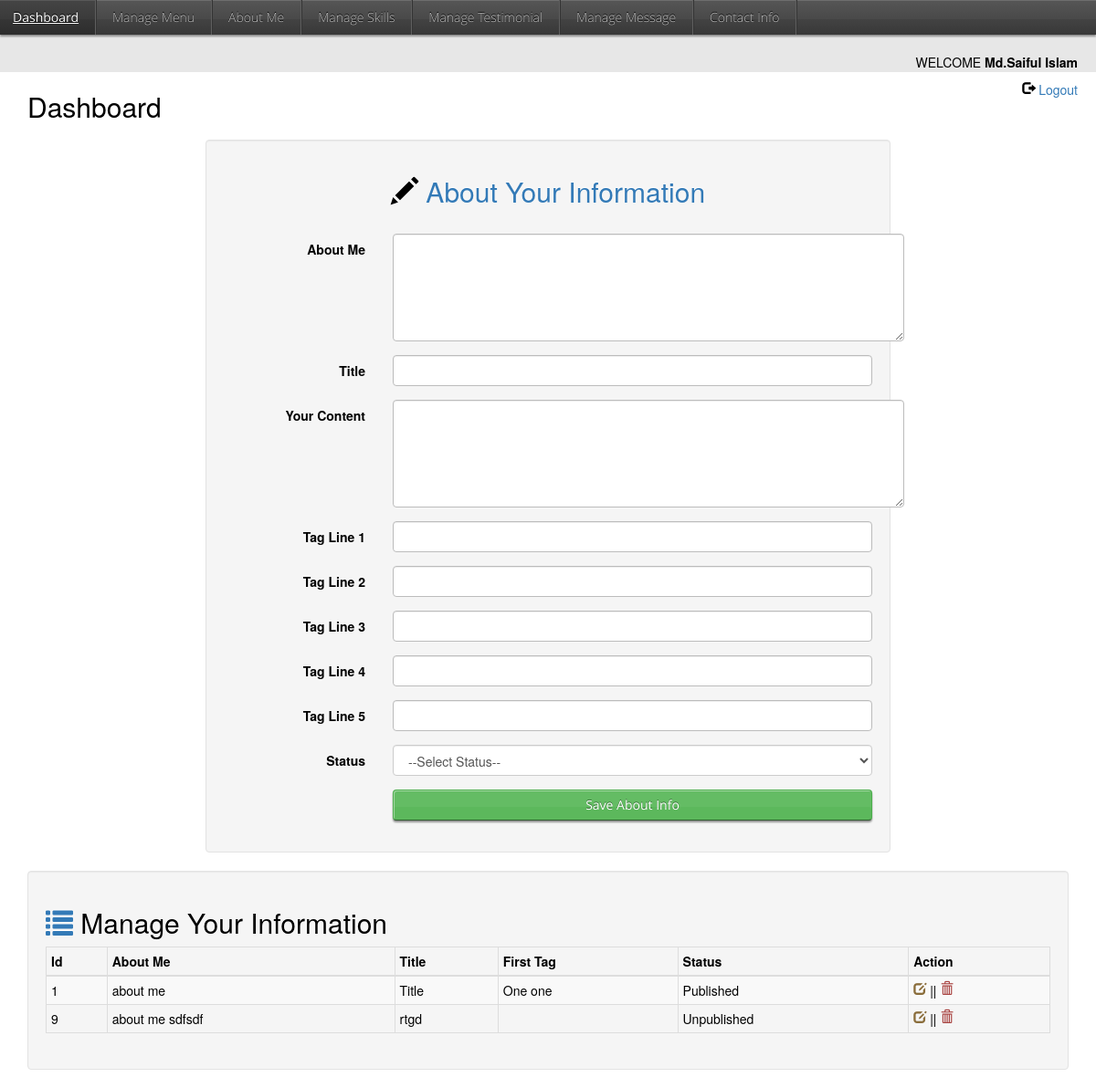
Screenshot of /admin/about-me.php (signed in) with the database file from the repository.
### tables this page shows
CREATE TABLE `about_me` (
  `id` int(2) NOT NULL,
  `about_me` varchar(255) NOT NULL,
  `title` varchar(255) NOT NULL,
  `content` text NOT NULL,
  `tag_one` varchar(255) NOT NULL,
  `tag_two` varchar(255) NOT NULL,
  `tag_three` varchar(255) NOT NULL,
  `tag_four` varchar(255) NOT NULL,
  `tag_five` varchar(255) NOT NULL,
  `status` tinyint(1) NOT NULL
);

### admin/Database.php (called while the page is built, shortened)
<?php
	class Database{
		public function __construct(){
			$this->conn=new mysqli("localhost", "root", "", "portfolio");
		}
	}
?>

### admin/AboutMe.php (called while the page is built, shortened)
<?php
require_once'Database.php';
class AboutMe extends Database{
	public function queryExecution($sql, $status=NULL){
		if (mysqli_query($this->conn, $sql)) {
			if ($status) {
				$queryResult=mysqli_query($this->conn, $sql);
				return $queryResult;
			}
		}else{
			die('Query Errors'.$this->conn->error);
		}
	}
	public function getAboutInfo(){
		$sql="SELECT * FROM about_me";
		$status='about_me';
		return $queryResult=$this->queryExecution($sql,$status);
	}
}
?>

### admin/about-me.php (the view, shortened to what this page needs)
<?php
require_once'AboutMe.php';
 $aboutMe=new AboutMe();
    $aboutInfoResult=$aboutMe->getAboutInfo();
?>
<!DOCTYPE html>
<html>
<head>
	<link rel="stylesheet" type="text/css" href="adminstyle.css">
	<link href="../css/bootstrap.min.css" rel="stylesheet" type="text/css">
</head>
<body>
<?php include("dashboard_menu.php"); ?>
<div class="container">
<h2>Dashboard</h2>
	<div class="row">
		<div class="col-md-8 col-md-offset-2">
		<?php
		if (isset($_GET['update'])){?>
		<?php
		$id=$_GET['update'];
		$aboutResultById=$aboutMe->getDataById("$id");
		$aboutResultById=mysqli_fetch_assoc($aboutResultById);
		extract($aboutResultById);
		?>
			<div class="well">
				<a href="about-me.php">&laquo; Back</a>
			<h2 class="text-primary text-center"><span class="glyphicon glyphicon-edit text-warning"></span>  Update about Information</h2><br/>
		<form class="form-horizontal" action="" method="POST">
			<div class="form-group">
				<label class="col-md-3 control-label">About Me</label>
				<div class="col-md-9">
					<textarea name="about_me" cols="71" rows="5"><?php echo $about_me?>
					</textarea>
				</div>
			</div>
			<div class="form-group">
				<label class="col-md-3 control-label">Title</label>
				<div class="col-md-9">
					<input type="text" name="title" value="<?php echo $title;?>" class="form-control">
				</div>
			</div>
			<div class="form-group">
				<label class="col-md-3 control-label">Your Content</label>
				<div class="col-md-9">
					<textarea name="content" cols="71" rows="5"><?php echo $content;?>
					</textarea>
				</div>
			</div>
			<div class="form-group">
				<label class="col-md-3 control-label"> Tag Line 1</label>
				<div class="col-md-9">
					<input type="text" name="tag_one" value="<?=$tag_one?>" class="form-control">
				</div>
			</div>
			<div class="form-group">
				<label class="col-md-3 control-label"> Tag Line 2</label>
				<div class="col-md-9">
					<input type="text" name="tag_two" value="<?=$tag_two;?>" class="form-control">
				</div>
			</div>
			<div class="form-group">
				<label class="col-md-3 control-label"> Tag Line 3</label>
				<div class="col-md-9">
					<input type="text" name="tag_three" value="<?=$tag_three?>" class="form-control">
				</div>
			</div>
			<div class="form-group">
				<label class="col-md-3 control-label"> Tag Line 4</label>
				<div class="col-md-9">
					<input type="text" name="tag_four" value="<?=$tag_four?>" class="form-control">
				</div>
			</div>
			<div class="form-group">
				<label class="col-md-3 control-label"> Tag Line 5</label>
				<div class="col-md-9">
					<input type="text" name="tag_five" value="<?=$tag_five?>" class="form-control">
				</div>
			</div>
			<div class="form-group">
				<label class="col-md-3 control-label"> Status</label>
				<div class="col-md-9">
					<select name="status" class="form-control">
						<option>--Select Status--</option>
						<option value="1" <?php echo $status==1?"selected":""; ?> >Publish</option>
						<option value="0" <?php echo $status==0?"selected":""; ?>>Unpublish</option>
					</select>
				</div>
			</div>
			<div class="form-group">
				<div class="col-md-9 col-md-offset-3">
					<input type="hidden" name="updateId" value="<?=$id;?>">
					<input type="submit" name="update" value="Update Info" class="btn btn-success btn-block">
				</div>
			</div>
			</div>
		</form>
		<?php }else{?>
		<div class="well">
			<h2 class="text-primary text-center"><span class="	glyphicon glyphicon-pencil"></span> About Your Information </h2><br/>
		<form class="form-horizontal" action="" method="POST" enctype="multipart/form-data">
			<div class="form-group">
				<label class="col-md-3 control-label">About Me</label>
				<div class="col-md-9">
					<textarea name="about_me" cols="71" rows="5"></textarea>
				</div>
			</div>
			<div class="form-group">
				<label class="col-md-3 control-label">Title</label>
				<div class="col-md-9">
					<input type="text" name="title" class="form-control">
				</div>
			</div>
			<div class="form-group">
				<label class="col-md-3 control-label">Your Content</label>
				<div class="col-md-9">
					<textarea name="content" cols="71" rows="5"></textarea>
				</div>
			</div>
			<div class="form-group">
				<label class="col-md-3 control-label"> Tag Line 1</label>
				<div class="col-md-9">
					<input type="text" name="tag_one" class="form-control">
				</div>
			</div>
			<div class="form-group">
				<label class="col-md-3 control-label"> Tag Line 2</label>
				<div class="col-md-9">
					<input type="text" name="tag_two" class="form-control">
				</div>
			</div>
			<div class="form-group">
				<label class="col-md-3 control-label"> Tag Line 3</label>
				<div class="col-md-9">
					<input type="text" name="tag_three" class="form-control">
				</div>
			</div>
			<div class="form-group">
				<label class="col-md-3 control-label"> Tag Line 4</label>
				<div class="col-md-9">
					<input type="text" name="tag_four" class="form-control">
				</div>
			</div>
			<div class="form-group">
				<label class="col-md-3 control-label"> Tag Line 5</label>
				<div class="col-md-9">
					<input type="text" name="tag_five" class="form-control">
				</div>
			</div>
			<div class="form-group">
				<label class="col-md-3 control-label"> Status</label>
				<div class="col-md-9">
					<select name="status" class="form-control">
						<option>--Select Status--</option>
					</select>
				</div>
			</div>
			<div class="form-group">
				<div class="col-md-9 col-md-offset-3">
					<input type="submit" name="submit" value="Save About Info" class="btn btn-success btn-block">
				</div>
			</div>
		</form>
		</div>
		<?php };?>
		</div>
	</div>
	<div class="row">
		<div class="col-md-12">
			<div class="well">
				<h2><span class="glyphicon glyphicon-list text-center text-primary"></span>  Manage Your Information</h2>
			<table class="table table-bordered table-striped table-hover table-condensed ">
				<thead>
					<tr>
						<th>Id </th>
						<th>About Me </th>
						<th>Title</th>
						<th>First Tag </th>
						<th>Status </th>
						<th>Action </th>
					</tr>
				</thead>
				<tbody>
					<?php
      while($aboutInfo=mysqli_fetch_assoc($aboutInfoResult )) {
        extract($aboutInfo);
        ?>
        <tr>
        <td><?php echo $id;?></td>
        <td><?php echo $about_me;?></td>
        <td><?php echo $title;?></td>
        <td><?php echo $tag_one;?></td>
        <td><?php echo $status==1?"Published":"Unpublished";?> </td>
        <td>
        <a href="?update=<?php echo $id;?>"><span class="glyphicon glyphicon-edit text-warning"></span></a> ||
        <a href="?delete=<?php echo $id;?>" onclick=" return confirm('Realy Do You Want to delete Parmanently ? Can not Undo !')" ><span class="glyphicon glyphicon-trash text-danger"></span></a>
        </td>
      </tr>
      <?php }
      ?>
				</tbody>
			</table>
			</div>
		</div>
	</div>
</div>
</body>
</html>

### admin/adminstyle.css (style rules this page uses)
html, body, div, span, applet, object, iframe, h1, h2, h3, h4, h5, h6, p, blockquote, pre, a, abbr, acronym, address, big, cite, code, del, dfn, em, img, ins, kbd, q, s, samp, small, strike, strong, sub, sup, tt, var, b, u, i, center, dl, dt, dd, ol, ul, li, fieldset, form, label, legend, table, caption, tbody, tfoot, thead, tr, th, td, article, aside, canvas, details, embed, figure, figcaption, footer, header, hgroup, menu, nav, output, ruby, section, summary, time, mark, audio, video { border: 0 none; font: inherit; margin: 0 auto; padding: 0; vertical-align: top; color: #000000; }
table thead th { font-weight: bold; }
* { -webkit-box-sizing:border-box; -moz-box-sizing:border-box; box-sizing:border-box; }
html,body { height: 100%; }
body, input, button, textarea, select, option { font-family: 'Open Sans Light', sans; }
body { background-color: #f7f7f7; color: #333; font-size: 15px; }
h1, h2, h3, h4 { color: #222; font-family: 'Open Sans', sans; margin-bottom: 4px; text-shadow: 0 -1px #fff; }
h2 { font-size: 24px; }
.btn { border: 1px solid #383838; border-bottom: 1px solid rgba(1,1,1,0.5)!important; border-radius: 6px 6px 6px 6px; box-shadow: 1px 1px 0 rgba(255,255,255,0.4) inset, 0 2px 2px rgba(0, 0, 0, 0.4), 0 18px 0 rgba(255, 255, 255, 0.05) inset; color: #FFFFFF; cursor: pointer; display: inline-block; font-family: 'Open Sans',sans; font-size: 15px; margin-bottom: 9px; margin-right: 1px; padding: 6px 20px; outline: 0 none; text-decoration: none; text-shadow: 0 -1px rgba(1,1,1,0.4); vertical-align: top; }
input[type="text"], input[name="text"], select, textarea { border: 1px solid #BCBCBC; border-radius: 4px 4px 4px 4px; box-shadow: 0 1px 1px rgba(0, 0, 0, 0.075) inset; display: inline-block; padding: 8px 6px; outline: 0 none; margin-right: 1px; vertical-align: top; }
select { padding-right: 8px; }

### rows the page displays
about_me: id "1", about_me "about me", title "Title", tag_one "One one", status "Published"
about_me: id "9", about_me "about me sdfsdf", title "rtgd", status "Unpublished"

### other values shown
$_SESSION['name'] "Md.Saiful Islam"
